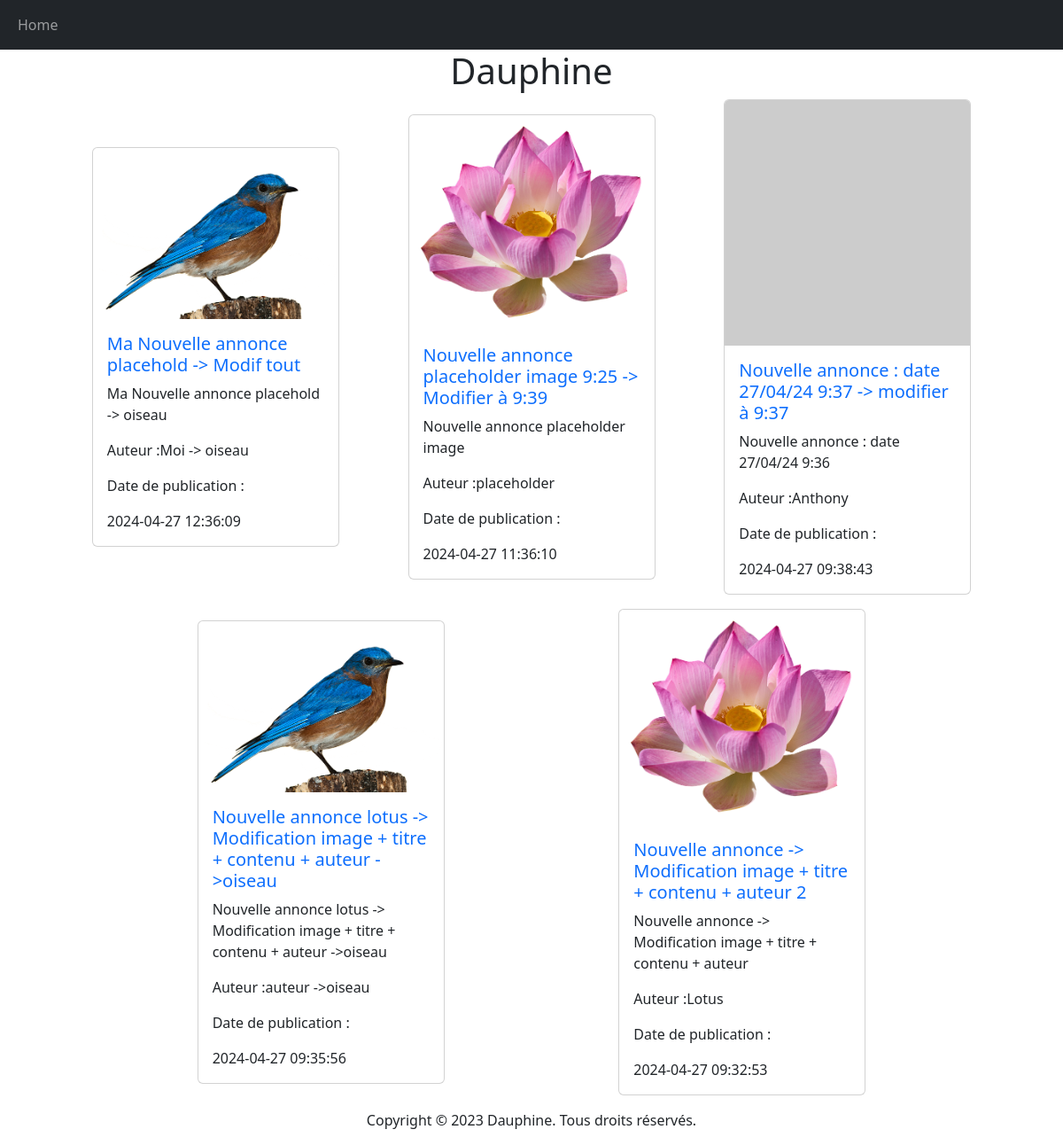
Before: / with the older database file.
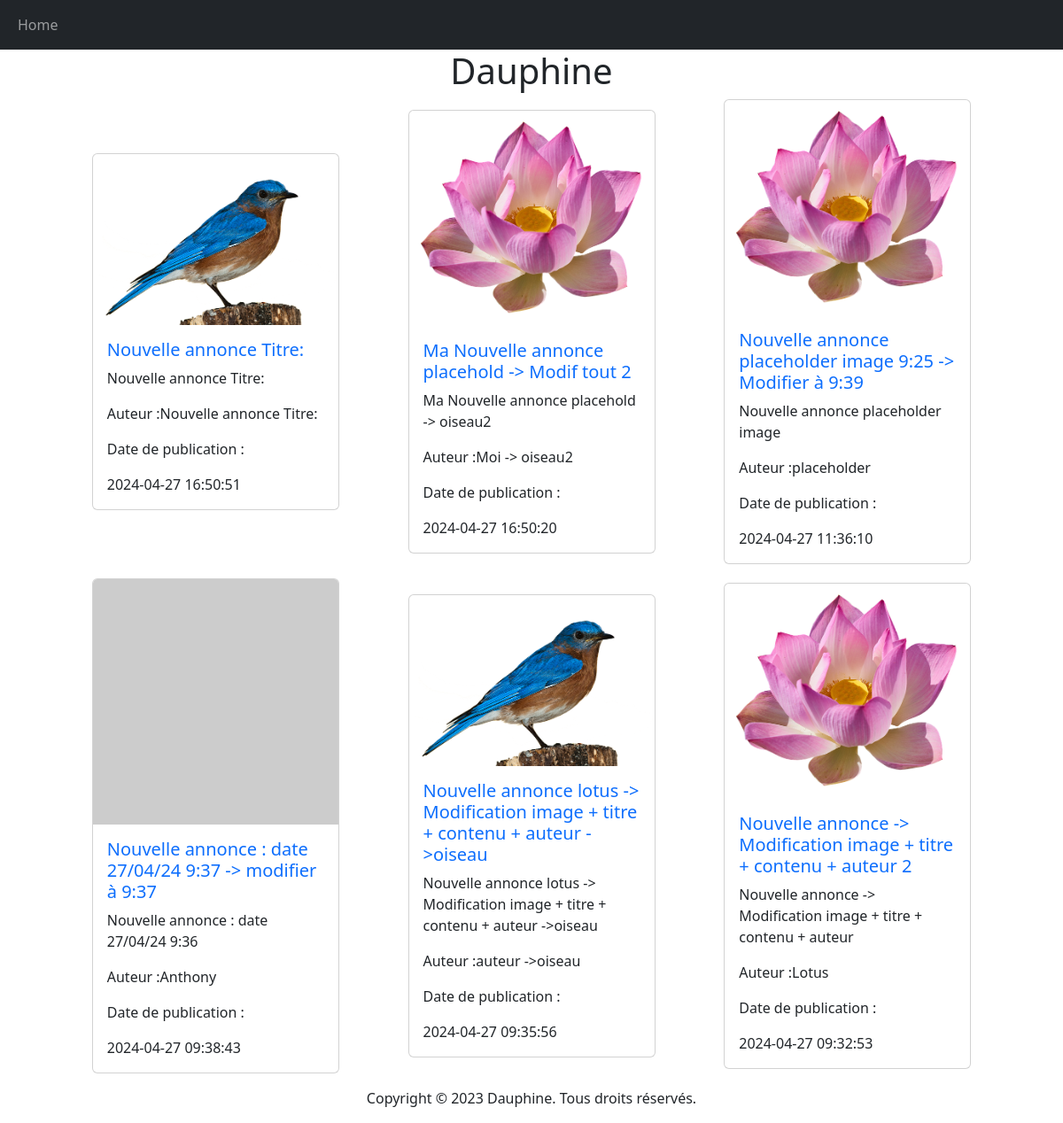
After: the same page with the newer database file.
### tables this page shows
CREATE TABLE IF NOT EXISTS `annonce` (
  `id` int NOT NULL AUTO_INCREMENT,
  `imageUrl` varchar(250) DEFAULT NULL,
  `contenu` text NOT NULL,
  `titre` varchar(250) NOT NULL,
  `auteur` varchar(250) NOT NULL,
  `datePublication` datetime NOT NULL,
  PRIMARY KEY (`id`),
  UNIQUE KEY `annonce_id_uindex` (`id`)
);

### utils/databaseManager.php (called while the page is built, shortened)
<?php
function findAllAnnonces(PDO $pdo): array
{
    $reponse = $pdo->query("SELECT * FROM annonce ORDER BY datePublication DESC");
    return $reponse->fetchAll();
}

### block/annonce.php (the view)
<div class="card w-25">
    <img src="<?php echo ($annonce["imageUrl"]) ?>" class="card-img-top" alt="<?php echo ($annonce["titre"]) ?>">
    <div class="card-body">
        <h5 class="card-title text-primary"><?php echo ($annonce["titre"]) ?></h5>
        <p class=" card-text"><?php echo ($annonce["contenu"]) ?></p>
        <p class="card-text">Auteur :<?php echo ($annonce["auteur"]) ?></p>
        <p class="card-text">Date de publication : </p>
        <p class="card-text"><?php echo ($annonce["datePublication"]) ?></p>
    </div>
</div>

### block/header.php (shortened to what this page needs)
<?php
$title = "Dauphine";
?>
<!DOCTYPE html>
<html lang="fr">
<head>
      <link href="https://cdn.jsdelivr.net/npm/bootstrap@5.3.3/dist/css/bootstrap.min.css" rel="stylesheet"
>
</head>
<body>
      <?php
      include_once (__DIR__ . "/navbar.php");
      ?>

### block/navbar.php (shortened to what this page needs)
<nav class="navbar navbar-expand-lg navbar-dark bg-dark">
    <div class="container-fluid">
        <ul class="navbar-nav me-auto mb-2 mb-lg-0">
            <li class="nav-item">
                <a class="nav-link" href="https://localhost/bossutanthonydauphine/index.php">Home</a>
            </li>
        </ul>
    </div>
</nav>

### index.php (shortened to what this page needs)
<?php
include_once ("block/header.php");
require_once ("utils/databaseManager.php");
$pdo = connectDB();
$annonces = findAllAnnonces($pdo);
?>
<div class="container">
    <h1 class="text-center"><?php echo ($title ?? "Default Title") ?></h1>
    <div class="d-flex justify-content-evenly align-items-center flex-wrap gap-3">
        <?php
        foreach ($annonces as $annonce) {
            include ("block/annonce.php");
        }
        ?>
    </div>
</div>
<?php
include_once ("block/footer.php");
?>

### block/footer.php
<footer>
    <p class="text-center mt-3">Copyright © 2023 Dauphine. Tous droits réservés.</p>
</footer>
</body>
</html>

Changed rows visible on the page:
added annonce: imageUrl (picture), titre "Nouvelle annonce Titre:", contenu "Nouvelle annonce Titre:", auteur "Nouvelle annonce Titre:", datePublication "2024-04-27 16:50:51"
changed annonce: imageUrl: a different picture; titre "Ma Nouvelle annonce placehold -> Modif tout" → "Ma Nouvelle annonce placehold -> Modif tout 2"; contenu "Ma Nouvelle annonce placehold -> oiseau" → "Ma Nouvelle annonce placehold -> oiseau2"; auteur "Moi -> oiseau" → "Moi -> oiseau2"; datePublication "2024-04-27 12:36:09" → "2024-04-27 16:50:20"
